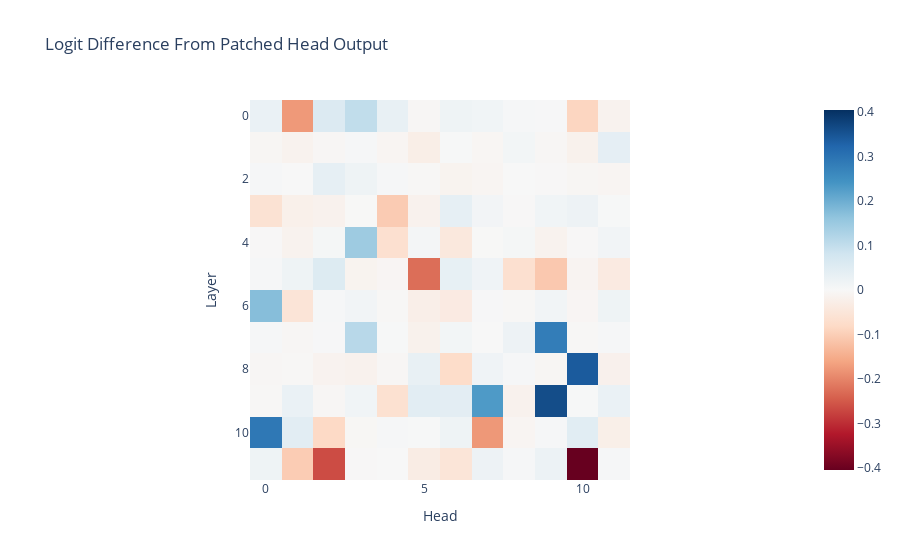

Notebook cell for this chart:
### Code cell
imshow(
    patched_head_z_diff,
    title="Logit Difference From Patched Head Output",
    labels={"x": "Head", "y": "Layer"},
)

### Figure 1 — Plotly figure (JSON) as saved in the notebook; plotly's stock layout.template omitted (floating-point values rounded to 4 significant figures; data arrays with more than 128 entries replaced by an {"elided": "..."} marker saying what was removed)
{"data": [{"coloraxis": "coloraxis", "hovertemplate": "Head: %{x}<br>Layer: %{y}<br>color: %{z}<extra></extra>", "name": "0", "type": "heatmap", "xaxis": "x", "yaxis": "y", "z": {"elided": "12x12 float values"}}], "layout": {"coloraxis": {"cmid": 0, "colorscale": [[0, "rgb(103,0,31)"], [0.1, "rgb(178,24,43)"], [0.2, "rgb(214,96,77)"], [0.3, "rgb(244,165,130)"], [0.4, "rgb(253,219,199)"], [0.5, "rgb(247,247,247)"], [0.6, "rgb(209,229,240)"], [0.7, "rgb(146,197,222)"], [0.8, "rgb(67,147,195)"], [0.9, "rgb(33,102,172)"], [1, "rgb(5,48,97)"]]}, "title": {"text": "Logit Difference From Patched Head Output"}, "xaxis": {"anchor": "y", "constrain": "domain", "domain": [0, 1], "scaleanchor": "y", "title": {"text": "Head"}}, "yaxis": {"anchor": "x", "autorange": "reversed", "constrain": "domain", "domain": [0, 1], "title": {"text": "Layer"}}}}
